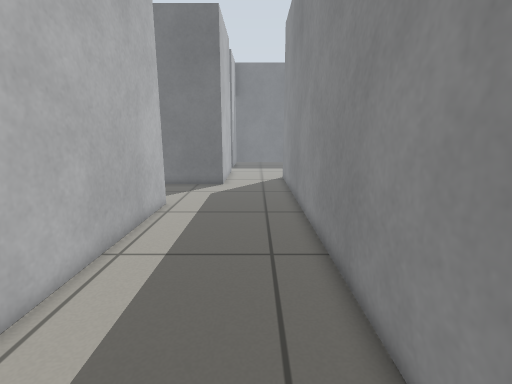
View 1 (above)

18 first-person views from a walk through a world built for the Gazebo simulator. The camera is 0.78 m above the floor, tilts 12° down and sees 85° across. The floor is counted in squares, 0.2 m on a side. Each view is taken from the middle of a square. On the plan, view 1 faces up. The plan holds only what a view shows up to about 20 squares ahead; the rest is blank.

View 2
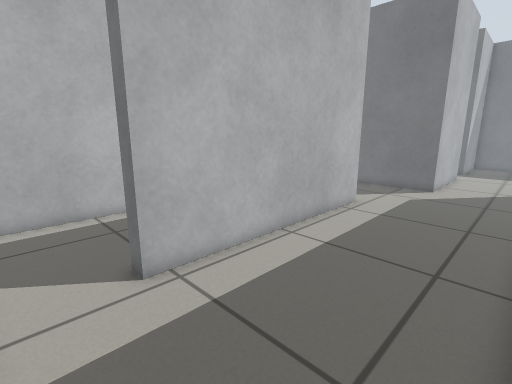

View 3
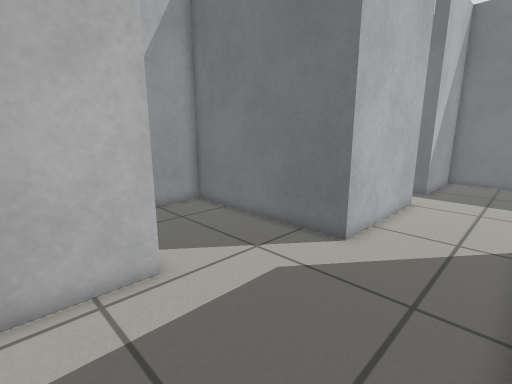

View 4
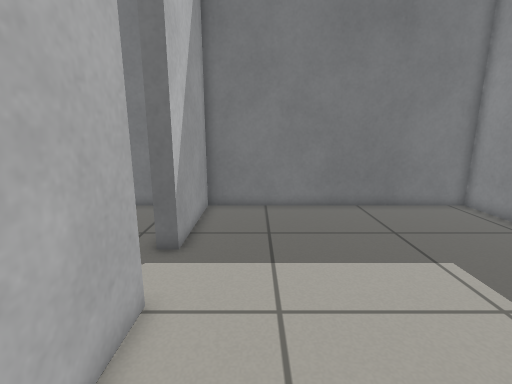

View 5
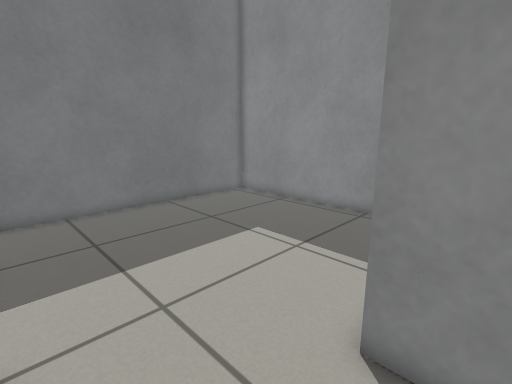

View 6
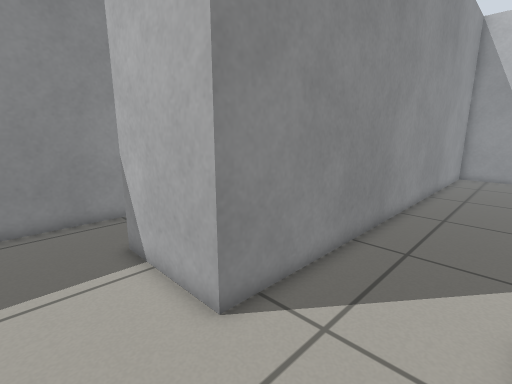

View 7
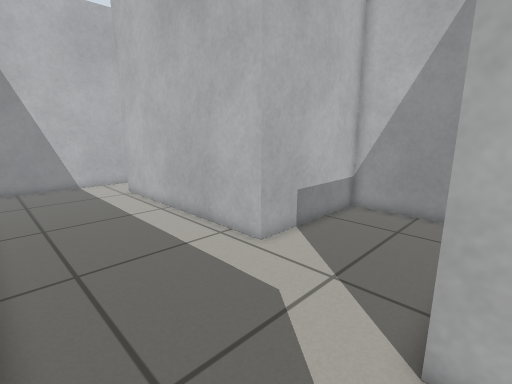

View 8
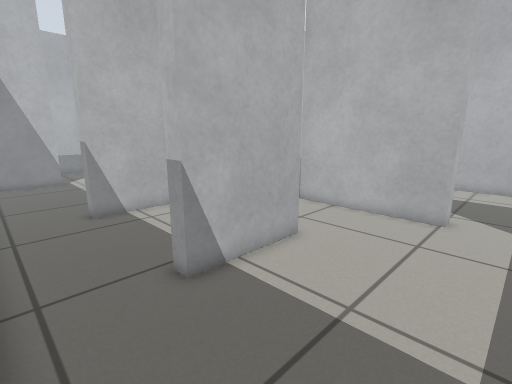

View 9
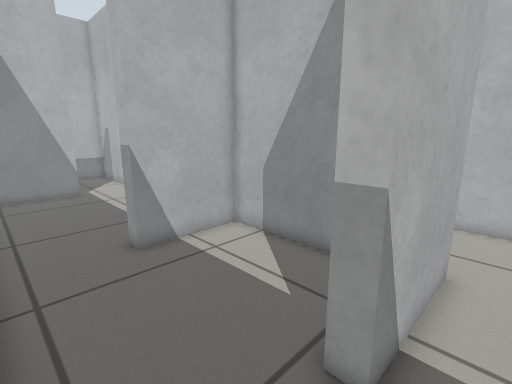

View 10
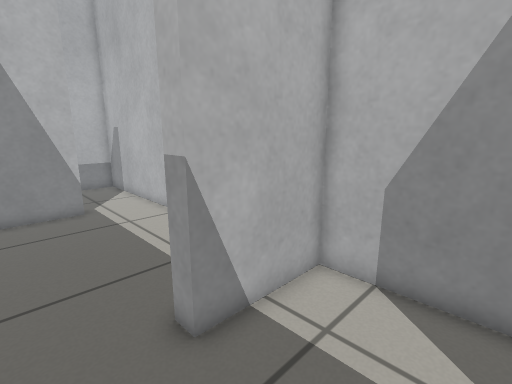

View 11
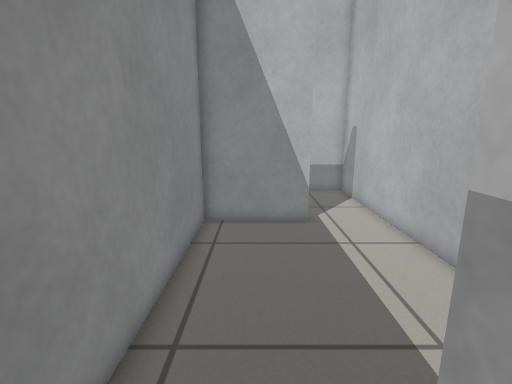

View 12
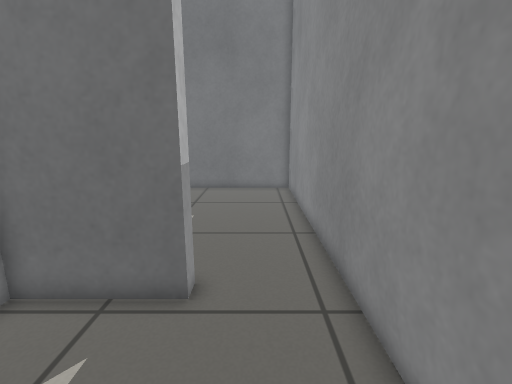

View 13
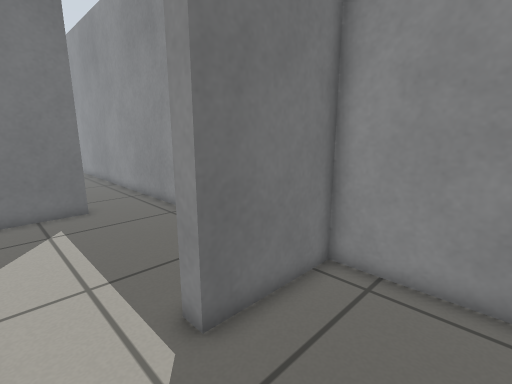

View 14
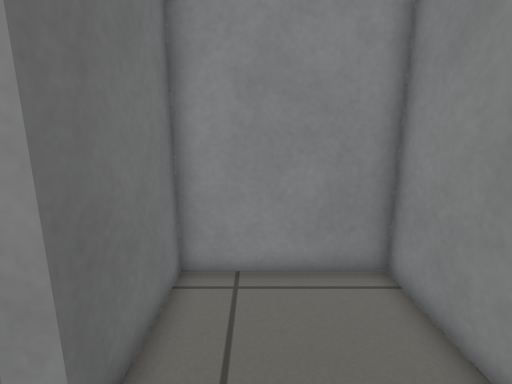

View 15
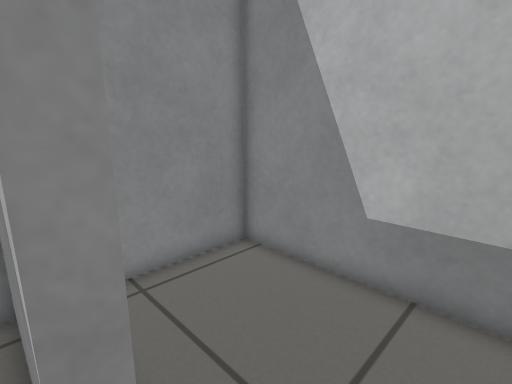

View 16
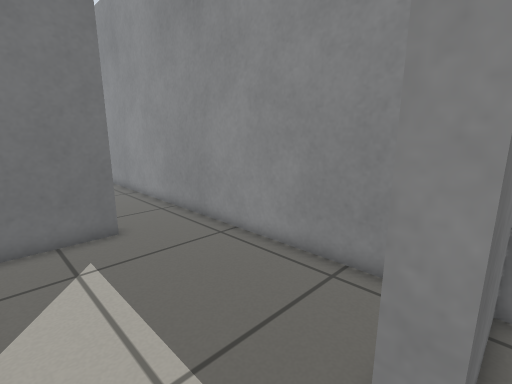

View 17
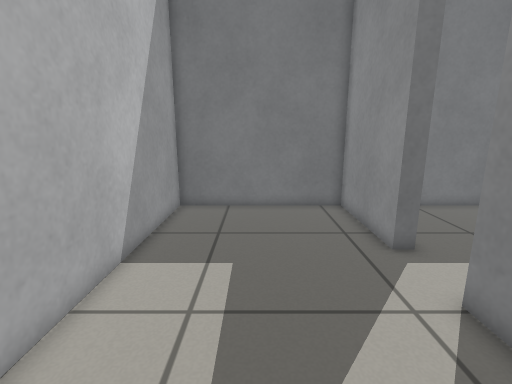

View 18
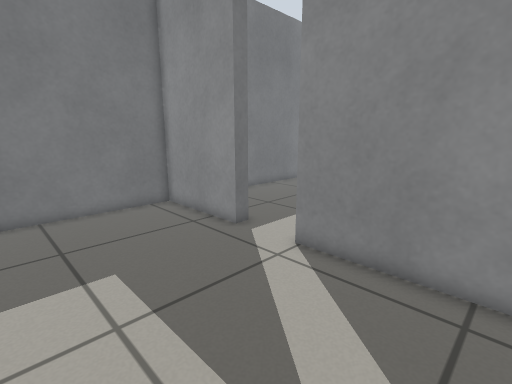

### Floor plan
Points are (right, up) in squares from view 1. A wall is a line through its corners. A room is listed if a view was taken in it or the views show most of it. See-through windows are left out.
Room 1 (views 1, 2, 3, 4, 5, 6, 7, 8, 9)
walls: (-2.5, 28.7) (-2.5, 21.2) (-12.1, 21.2) (-12.1, 15.2) (-5, 15.2) (-5, 2.7); (11.4, 23.6) (11.4, 37.8) (-2.5, 37.8) (-2.5, 31.9); (2.4, 2.1) (2.4, 24.7) (7.4, 24.7) (7.4, 24); (-4.6, -0.7) (1.2, -0.7)
ways out: opening at (9.5, 24.5) to room 2; opening at (-3, 30) to room 4; opening at (-5.5, 1)
Room 2 (views 10, 11, 12)
walls: (7.4, 24) (3.1, 24); (3.1, 21.8) (3.1, 16.8) (7.4, 16.8) (7.4, 16.1); (11.4, 15.6) (11.4, 23.6)
ways out: opening at (9.5, 24.5) to room 1; opening at (9.5, 16.5) to room 5
Room 3 (views 13, 14, 15, 16)
walls: (3.1, 6.5) (3.1, -0.7) (11.4, -0.7) (11.4, 5.1) (6.7, 5.1) (6.7, 5.9)
ways out: opening at (5, 5.5) to room 5
Room 4 (views 17, 18)
walls: (-2.5, 31.9) (-3.3, 31.9) (-3.3, 37.8) (-12.1, 37.8) (-12.1, 26.8); (-3.3, 22.9) (-3.3, 28.7) (-2.5, 28.7)
ways out: opening at (-3, 30) to room 1
Room 5 (no view inside)
walls: (3.1, 10.5) (3.1, 6.5); (6.7, 5.9) (11.4, 5.9) (11.4, 15.6); (7.4, 16.1) (4, 16.1)
ways out: opening at (9.5, 16.5) to room 2; opening at (5, 5.5) to room 3

Positions as (right, up) in squares from view 1, and headings:
1: (0, 0), facing up
2: (2, 0), facing up-left
3: (2, 12), facing up-left
4: (0, 23), facing up
5: (-2, 23), facing up-right
6: (-2, 28), facing down-right
7: (2, 22), facing down-left
8: (11, 31), facing down-left
9: (11, 26), facing down-left
10: (10, 21), facing down-left
11: (9, 18), facing down
12: (9, 18), facing up
13: (4, 1), facing up-right
14: (4, 3), facing right
15: (4, 6), facing down-right
16: (4, 5), facing up-right
17: (-8, 23), facing up
18: (-11, 23), facing up-right
